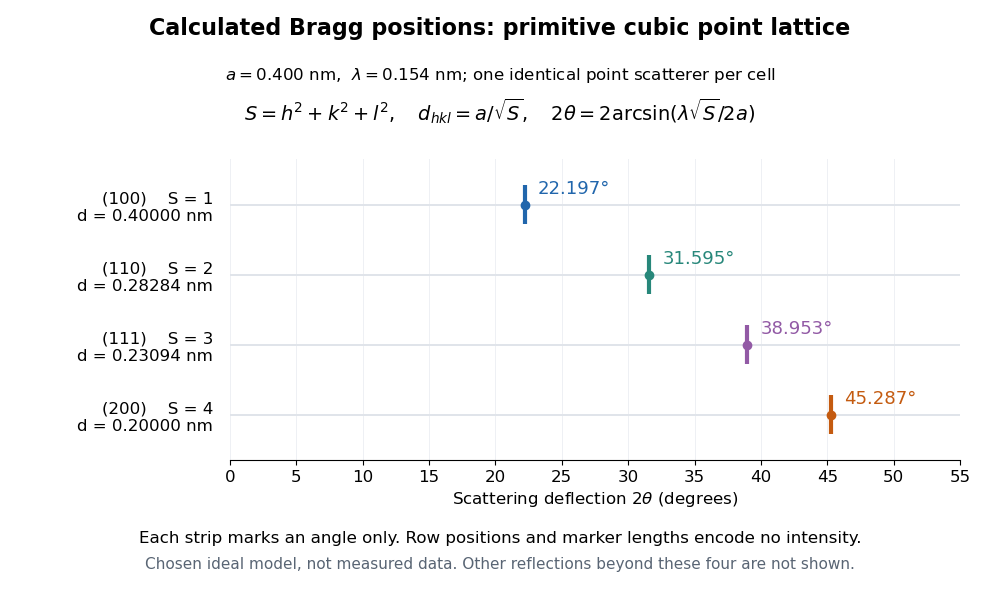

Recreate this plot in Python.
"""Original position strips; Python 3.14, matplotlib 3.10.7, numpy 2.3.5.

Primitive cubic point lattice with one identical scatterer per primitive cell.
Run from _media; no intensity model is specified or plotted.
"""
from pathlib import Path

import matplotlib.pyplot as plt
import numpy as np


def peak_positions(a_nm=.400, wavelength_nm=.154):
    hkl = np.array([[1, 0, 0], [1, 1, 0], [1, 1, 1], [2, 0, 0]])
    s = np.sum(hkl**2, axis=1)
    d_nm = a_nm / np.sqrt(s)
    argument = wavelength_nm / (2 * d_nm)
    if np.any(argument > 1):
        raise ValueError("A requested reflection has no real Bragg angle")
    return hkl, s, d_nm, 2 * np.degrees(np.arcsin(argument))


def main():
    plt.rcParams.update({"font.size": 12, "font.family": "DejaVu Sans"})
    hkl, s, d_nm, angles = peak_positions()
    fig, ax = plt.subplots(figsize=(10, 5.9), facecolor="white")
    fig.subplots_adjust(left=.23, right=.96, top=.73, bottom=.22)
    colors = ["#2166ac", "#27877a", "#925aa5", "#c45b10"]
    for i, (indices, ss, dd, angle, color) in enumerate(zip(hkl, s, d_nm, angles, colors)):
        row = 3 - i
        ax.hlines(row, 0, 55, color="#e0e4ea", lw=1.4)
        ax.vlines(angle, row - .28, row + .28, color=color, lw=3)
        ax.plot(angle, row, "o", color=color, ms=6)
        ax.text(angle + 1, row + .15, f"{angle:.3f}°", color=color, fontsize=13)
    ax.set_yticks([3, 2, 1, 0],
                 [f"({''.join(map(str, indices))})    S = {ss}\nd = {dd:.5f} nm"
                  for indices, ss, dd in zip(hkl, s, d_nm)])
    ax.set(xlim=(0, 55), ylim=(-.65, 3.65), xlabel=r"Scattering deflection $2\theta$ (degrees)")
    ax.set_xticks(np.arange(0, 56, 5))
    ax.grid(axis="x", color="#eef0f4", lw=.7)
    ax.tick_params(axis="y", length=0, pad=12)
    for side in ("left", "right", "top"):
        ax.spines[side].set_visible(False)
    fig.text(.5, .94, "Calculated Bragg positions: primitive cubic point lattice",
             ha="center", fontsize=16, weight="bold")
    fig.text(.5, .865, r"$a=0.400$ nm,  $\lambda=0.154$ nm; one identical point scatterer per cell",
             ha="center", fontsize=12)
    fig.text(.5, .795, r"$S=h^2+k^2+l^2,\quad d_{hkl}=a/\sqrt{S},\quad 2\theta=2\arcsin(\lambda\sqrt{S}/2a)$",
             ha="center", fontsize=14)
    fig.text(.5, .08, "Each strip marks an angle only. Row positions and marker lengths encode no intensity.",
             ha="center", fontsize=12)
    fig.text(.5, .035, "Chosen ideal model, not measured data. Other reflections beyond these four are not shown.",
             ha="center", fontsize=11, color="#596574")
    fig.savefig(Path.cwd() / (Path(__file__).stem + ".png"), dpi=100, facecolor="white")
    plt.close(fig)


if __name__ == "__main__":
    main()
